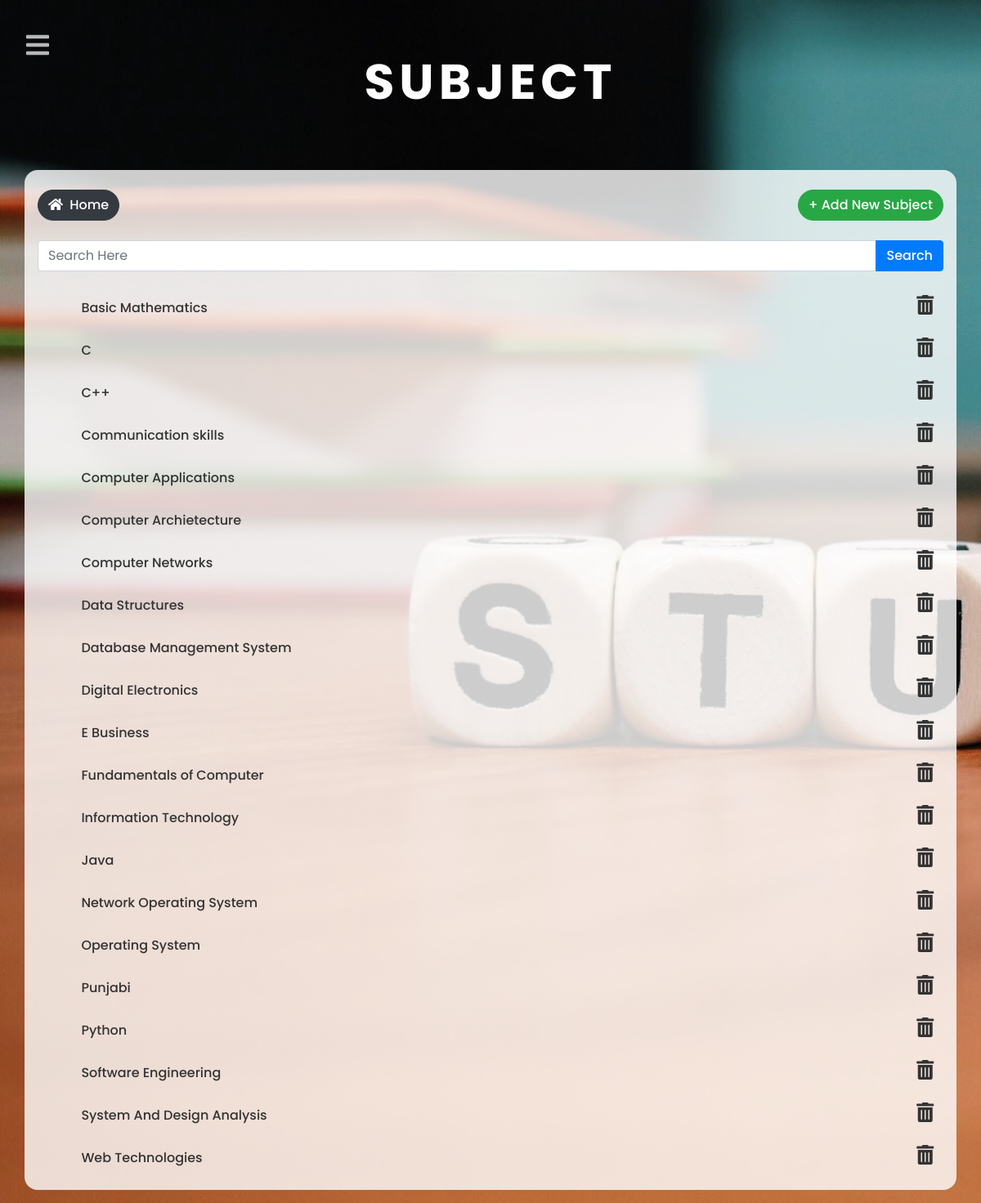
/data/subject/ (signed in), run on the app's committed database.
### data/models.py (models this page shows, shortened)
class Subject(models.Model):
    subject = models.CharField(max_length=250, unique=True, verbose_name='subject name')
    def __str__(self):
        return self.subject

### data/views.py (the view)
# urls.py: path('subject/', SubjectView.as_view(), name='subject'),
@method_decorator(staff_member_required, name='dispatch')
class SubjectView(ListView, FormView):
    model = Subject
    template_name = 'data/course_or_subject.html'
    form_class = SearchForm
    context_object_name = 'subjects'
    def get_context_data(self, **kwargs):
        context = super(SubjectView, self).get_context_data(**kwargs)
        context['pageName'] = 'subject'
        return context
    def get_queryset(self):
        form = self.form_class(self.request.GET)
        if form.is_valid():
            return Subject.objects.filter(subject__icontains=form.cleaned_data['search']).order_by('subject')
        return Subject.objects.all().order_by('subject')

### data/forms.py
class SearchForm(forms.Form):
    search = forms.CharField(max_length=100)

### data/templates/data/course_or_subject.html (shortened to what this page needs)
{% extends 'user/base.html'  %}
{% load widget_tweaks %}
{% block content %}
<div class="container-fluid">
	<h1 class="heading">{{pageName}}</h1>
</div>
	<div class="container model-view">
		<div class="d-flex">
			<a class="btn btn-md btn-dark mr-auto add-new my-2" href="{% url 'home' %}"><i class="fas fa-home  mr-1"></i> home</a>
		{% if pageName == 'subject' %}
				<a class="btn btn-md btn-success ml-auto add-new my-2" href="{% url 'subject-create' %}">+ Add New {{pageName}}</a>
			</div>
			<form  method="get" novalidate="">
				<div class="input-group my-3">
				  	{% render_field form.search type="search" placeholder="Search Here" class="form-control" %}
				  	<div class="input-group-append">
					    <button class="btn btn-primary" type="submit" name="search-subject">Search</button>
				  	</div>
				</div>
			</form>
			<ul>
			{% for subject in subjects%}
				<li class="list-view"><a class="update" href="{% url 'subject-update' subject.pk %}">{{subject}}</a><a class="dlt"	 href="{% url 'subject-delete' subject.pk %}"><i class="fas fa-trash-alt"></i></a></li>
			{% endfor %}
			</ul>
		{% endif %}
	</div>
{% endblock %}

### user/static/user/css/style.css (style rules this page uses)
body { font-family: 'Poppins', sans-serif; color: #333333; }
.home { min-height: 100vh; background-image: url('images/study.jpg'); background-size: cover; background-attachment: fixed; }
.home .heading { font-size: 5vw; color: white; font-weight: bold; text-align: center; text-transform: uppercase; letter-spacing: 0.5vw; display: flex; height: 25vh; justify-content: center; align-items: center; animation-name: opacity; animation-duration: 2s; }
.model-view { background-color: #fffc; border-radius: 1rem; padding: 1rem; margin-bottom: 2vh; }
.model-view ul { margin: 0; padding: 0; }
.model-view .list-view { list-style: none; margin-left: 1rem; border-radius: 1rem; transition: 0.3s; -webkit-transition: 0.3s; -moz-transition: 0.3s; -o-transition: 0.3s; }
.model-view .list-view a.update { color: #333; display:inline-block; padding: 0.5rem; width: 97%; text-decoration: none; font-weight: 500; }
.model-view .list-view a.update:before { content: '\00BB'; font-size: 1.5rem; padding: 0.5rem; visibility: hidden; color: #4E67EB; font-weight: bold; }
.model-view .list-view a.dlt { font-size: 1.5rem; color: #333; }
.add-new { border-radius: 1.4rem; text-transform: capitalize; font-weight: 500; }
.btn,button { font-weight: 500; }

### data on the page
Subject: subject "Basic Mathematics"
Subject: subject "C"
Subject: subject "C++"
Subject: subject "Communication skills"
Subject: subject "Computer Applications"
Subject: subject "Computer Archietecture"
Subject: subject "Computer Networks"
Subject: subject "Data Structures"
Subject: subject "Database Management System"
Subject: subject "Digital Electronics"
Subject: subject "E Business"
Subject: subject "Fundamentals of Computer"
Subject: subject "Information Technology"
Subject: subject "Java"
Subject: subject "Network Operating System"
Subject: subject "Operating System"
Subject: subject "Punjabi"
Subject: subject "Python"
Subject: subject "Software Engineering"
Subject: subject "System And Design Analysis"
Subject: subject "Web Technologies"

### other printed values
{{ pageName }} "SUBJECT"
{{ pageName }} "Subject"
